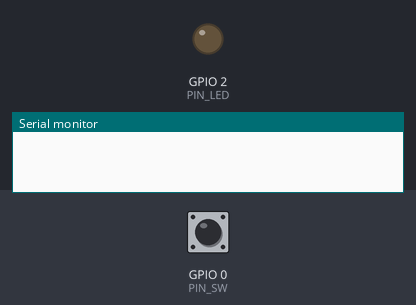
Bench run of a sketch on a simulated ESP32. Parts: output pins drawn as LEDs (lit = HIGH), the last lines printed to the serial monitor. The inputs (shaded band) are chosen by the test bench; at power-on: GPIO 0 (PIN_SW) HIGH.

Above: at 1.2 s.
1.3 s: GPIO 0 (PIN_SW) pulled LOW for 0.15 s
At 1.37 s:
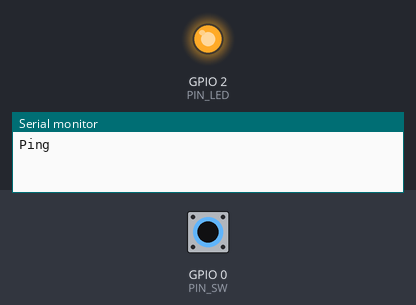
2.9 s: GPIO 0 (PIN_SW) pulled LOW for 3.2 s
At 7.2 s:
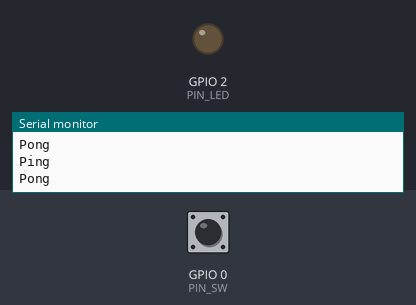
Timing chart, 0 to 8.7 s (numbered marks = the images above; inputs shaded):
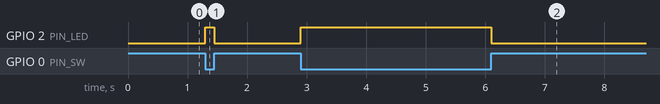

Measured:
- after the input at 1.3 s, GPIO 2 (PIN_LED): LOW → HIGH at once, → LOW 0.15 s later
- after the input at 2.9 s, GPIO 2 (PIN_LED): LOW → HIGH at once, → LOW 3.2 s later

The sketch:

esp32_03_sw.ino
```cpp
// (licence header left out)
#define PIN_LED 2                       // IO 2にLEDを接続
#define PIN_SW 0                        // IO 0にスイッチを接続

boolean button=1;                       // スイッチ状態を保存するための変数

void setup() {                          // 起動時に一度だけ実行される関数
    pinMode(PIN_SW,INPUT_PULLUP);       // スイッチを接続したポートを入力に設定
    pinMode(PIN_LED,OUTPUT);            // LEDを接続したポートを出力に設定する
    Serial.begin(115200);               // シリアル通信速度を115200bpsに設定する
}

void loop() {                           // setup実行後に繰り返し実行される関数
    boolean b=button;                   // 前回のスイッチ状態を変数bに保持

    while(b==button){                   // 前回の値bと同じ値の間に繰り返し実行
        button = digitalRead(PIN_SW);   // スイッチ状態の読み取り
    }                                   // 異なる値となったときに繰り返しを終了
    if(button==0){                      // スイッチが押されLOWレベルだった時
        Serial.println("Ping");         // シリアルへPingを出力表示
        digitalWrite(PIN_LED,1);        // ポートをHレベル(3.3V)に設定（点灯）
    }else{
        Serial.println("Pong");         // そうでないときに「Pong」を出力表示
        digitalWrite(PIN_LED,0);        // ポートをLレベル(0V)に設定（点灯）
    }
    delay(10);                          // 10msの時間待ち(チャタリング防止策)
}
```
